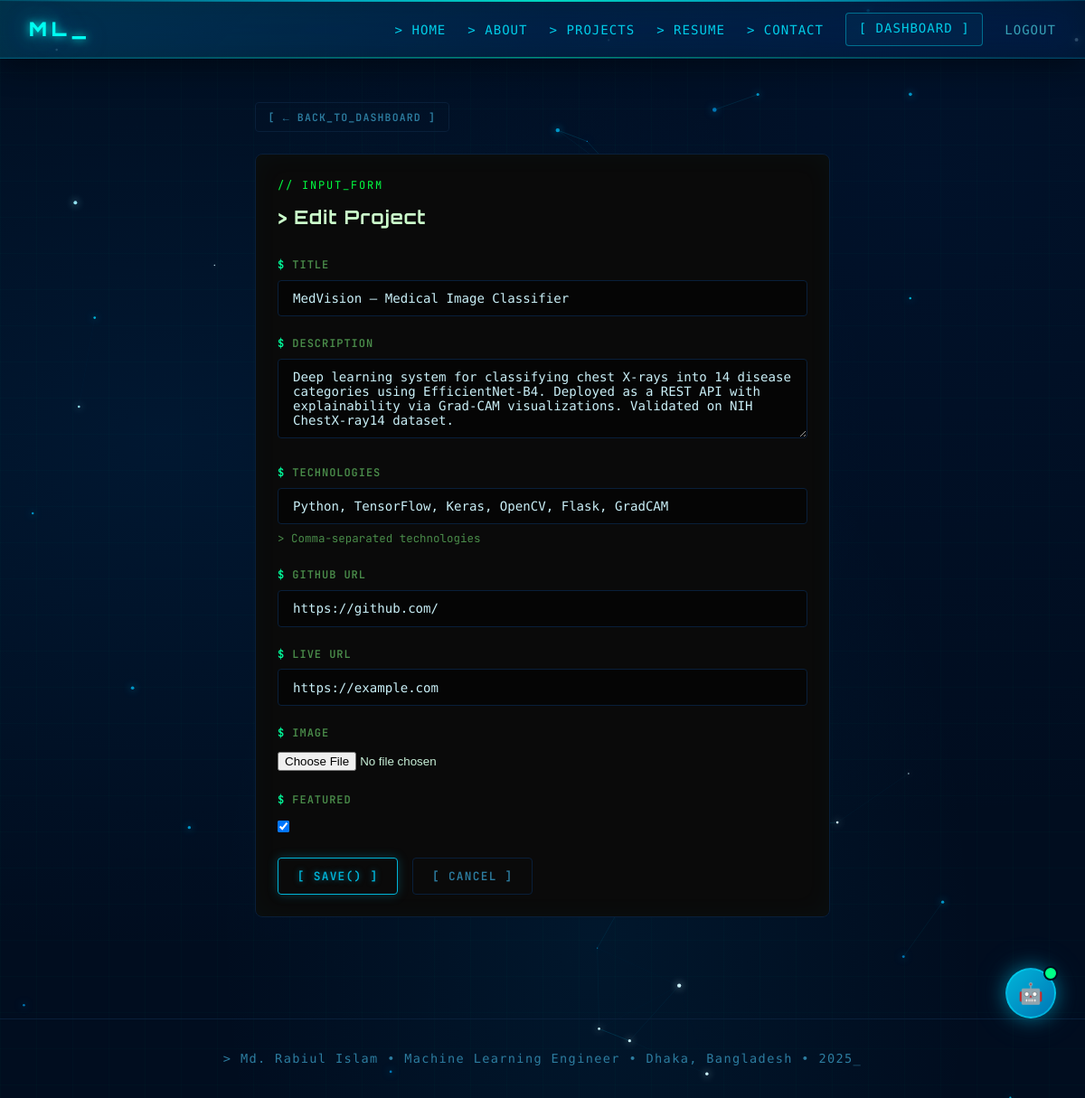
Page /dashboard/project/8/edit/ (signed in) on the committed database.
### Portfolio/models.py (models this page shows, shortened)
class Project(models.Model):
    profile = models.ForeignKey(Profile, on_delete=models.CASCADE, related_name='projects')
    title = models.CharField(max_length=200)
    description = models.TextField()
    technologies = models.CharField(max_length=300, help_text="Comma-separated technologies")
    github_url = models.URLField(blank=True)
    live_url = models.URLField(blank=True)
    image = models.ImageField(upload_to='projects/', blank=True, null=True)
    featured = models.BooleanField(default=False)
    created_at = models.DateField(auto_now_add=True)
    class Meta:
        ordering = ['-created_at']

### Portfolio/views.py (the view)
# urls.py: path('dashboard/project/<int:pk>/edit/', views.edit_project, name='edit_project'),
@login_required
def edit_project(request, pk):
    profile = get_or_create_profile(request.user)
    proj = get_object_or_404(Project, pk=pk, profile=profile)
    if request.method == 'POST':
        form = ProjectForm(request.POST, request.FILES, instance=proj)
        if form.is_valid():
            form.save(); messages.success(request, 'Project updated!')
            return redirect('/dashboard/')
    else:
        form = ProjectForm(instance=proj)
    return render(request, 'portfolio/form_page.html', {'form': form, 'title': 'Edit Project'})

### Portfolio/forms.py
class ProjectForm(forms.ModelForm):
    class Meta:
        model = Project
        exclude = ['profile', 'created_at']
        widgets = {
            'title': forms.TextInput(attrs={'class': 'form-control'}),
            'description': forms.Textarea(attrs={'class': 'form-control', 'rows': 4}),
            'technologies': forms.TextInput(attrs={'class': 'form-control', 'placeholder': 'e.g. Python, Django, React'}),
            'github_url': forms.URLInput(attrs={'class': 'form-control'}),
            'live_url': forms.URLInput(attrs={'class': 'form-control'}),
        }

### Portfolio/views.py (called while the page is built)
def get_or_create_profile(user):
    profile, _ = Profile.objects.get_or_create(user=user, defaults={'full_name': user.username, 'email': user.email})
    return profile

### templates/portfolio/form_page.html (shortened to what this page needs)
{% extends 'portfolio/base.html' %}
{% block content %}
<div class="page-wrap">
  <a href="{% url 'dashboard' %}" class="btn btn-outline btn-sm" style="margin-bottom:1.5rem;">[ ← back_to_dashboard ]</a>
  <div class="card">
    <p style="color:#00ff41;font-size:.75rem;letter-spacing:.15em;margin-bottom:.5rem;">// INPUT_FORM</p>
    <h2 style="font-size:1.3rem;font-weight:700;color:#ccffcc;margin-bottom:1.5rem;">&gt; {{ title }}</h2>
    <form method="post" enctype="multipart/form-data">
      {% for field in form %}
      <div class="form-group">
        <label class="form-label" style="color:#4a8c4a;letter-spacing:.08em;">{{ field.label|upper }}</label>
        {{ field }}
        {% if field.help_text %}<p style="color:#4a8c4a;font-size:.78rem;margin-top:.3rem;">&gt; {{ field.help_text }}</p>{% endif %}
      </div>
      {% endfor %}
      <div style="display:flex;gap:1rem;margin-top:1rem;">
        <button type="submit" class="btn btn-primary">[ save() ]</button>
        <a href="{% url 'dashboard' %}" class="btn btn-outline">[ cancel ]</a>
      </div>
    </form>
  </div>
</div>
{% endblock %}

### templates/portfolio/base.html (style rules this page uses)
body { background: #010d1f !important; background-image: radial-gradient(ellipse at 15% 40%, rgba(0,100,180,0.12) 0%, transparent 55%), radial-gradient(ellipse at 85% 15%, rgba(0,60,140,0.10) 0%, transparent 50%), radial-gradient(ellipse at 55% 85%, rgba(0,140,200,0.08) 0%, transparent 45%) !important; background-size: 100% 100%, 100% 100%, 100% 100% !important; }

### rows in the picture
Project: form "MedVision — Medical Image Classifier" "Deep learning system for classifying chest X-rays into 14 disease categories using EfficientNet-B4. Deployed as a REST API with explainability via Grad-CAM visualizations. Validated on NIH ChestX-ray14 dataset." "Python, TensorFlow, Keras, OpenCV, Flask, GradCAM" "https://github.com/" "https://example.com" "☑"

### other values in the picture
{{ title }} "Edit Project"
{{ field.label|upper }} "TITLE" "DESCRIPTION" "TECHNOLOGIES" "GITHUB URL" "LIVE URL" "IMAGE" "FEATURED"
{{ field.help_text }} "Comma-separated technologies"
